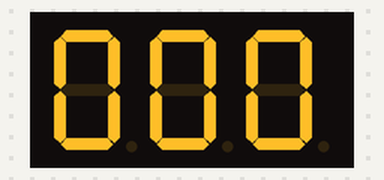
This sketch was run on a simulated Arduino Uno, built with avr-gcc and run on an emulated ATmega328P. Parts: 3-digit seven-segment display. Wiring (inferred from the names in the program): 3-digit 7-segment display, segments lit when HIGH: segments pin 11, pin 7, pin 4, pin 2, pin 1, pin 10, pin 5, pin 3; digit selects pin 12, pin 9, pin 8. The segment pins are drawn as the display they are named for.

Above: at 0.1 s.
At 5.1 s:
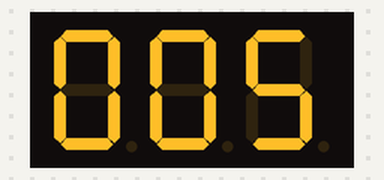
At 9.2 s:
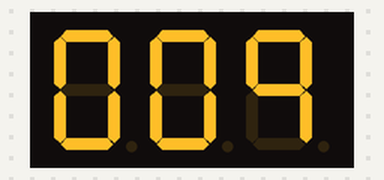
At 18.2 s:
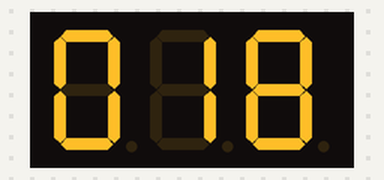
At 28.3 s:
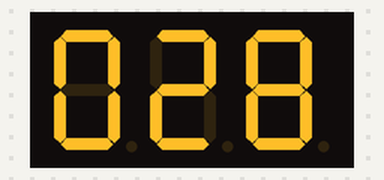
At 38.3 s:
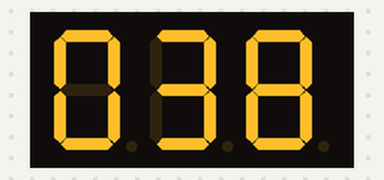

The sketch:

Timmer_for_3_Digit_Seven_segment.ino
```cpp
#include <SevSeg.h>

int pinA = 11;
int pinB = 7;
int pinC = 4;
int pinD = 2;
int pinE = 1;
int pinF = 10;
int pinG = 5;
int pinDP = 3;
int D1 = 12;
int D2 = 9;
int D3 = 8;
int sec1 = 0;
int sec2 = 0;
int sec3 = 0;
unsigned long int previousMillis = 0;
const unsigned long interval = 1000;

void setup() {
  pinMode(pinA, OUTPUT);
  pinMode(pinB, OUTPUT);
  pinMode(pinC, OUTPUT);
  pinMode(pinD, OUTPUT);
  pinMode(pinE, OUTPUT);
  pinMode(pinF, OUTPUT);
  pinMode(pinG, OUTPUT);
  pinMode(pinDP, OUTPUT);
  pinMode(D1, OUTPUT);
  pinMode(D2, OUTPUT);
  pinMode(D3, OUTPUT);
}

void loop() {

  unsigned long currentMillis = millis();
  if (currentMillis - previousMillis >= interval) {
    previousMillis = currentMillis;

    sec3++;
    if (sec3 == 10){
      sec3 = 0;
      sec2++;
      if (sec2 == 10){
        sec2 = 0;
        sec1++;
        if (sec1 == 10){
          sec1 = 0;
        }
      }
    }
  }

  digit1();
  led(sec1);
  delay(3);

  digit2();
  led(sec2);
  delay(3);

  digit3();
  led(sec3);
  delay(3);
}

void led(int digit) {
  switch (digit) {
    case 0:
      zero();
      break;
    case 1:
      one();
      break;
    case 2:
      two();
      break;
    case 3:
      three();
      break;
    case 4:
      four();
      break;
    case 5:
      five();
      break;
    case 6:
      six();
      break;
    case 7:
      seven();
      break;
    case 8:
      eight();
      break;
    case 9:
      nine();
      break;
  }
}

void zero() {
  digitalWrite(pinA, HIGH);
  digitalWrite(pinB, HIGH);
  digitalWrite(pinC, HIGH);
  digitalWrite(pinD, HIGH);
  digitalWrite(pinE, HIGH);
  digitalWrite(pinF, HIGH);
  digitalWrite(pinG, LOW);
}

void one() {
  digitalWrite(pinA, LOW);
  digitalWrite(pinB, HIGH);
  digitalWrite(pinC, HIGH);
  digitalWrite(pinD, LOW);
  digitalWrite(pinE, LOW);
  digitalWrite(pinF, LOW);
  digitalWrite(pinG, LOW);
}
void two() {
  digitalWrite(pinA, HIGH);
  digitalWrite(pinB, HIGH);
  digitalWrite(pinC, LOW);
  digitalWrite(pinD, HIGH);
  digitalWrite(pinE, HIGH);
  digitalWrite(pinF, LOW);
  digitalWrite(pinG, HIGH);
}

void three() {
  digitalWrite(pinA, HIGH);
  digitalWrite(pinB, HIGH);
  digitalWrite(pinC, HIGH);
  digitalWrite(pinD, HIGH);
  digitalWrite(pinE, LOW);
  digitalWrite(pinF, LOW);
  digitalWrite(pinG, HIGH);
}

void four() {
  digitalWrite(pinA, LOW);
  digitalWrite(pinB, HIGH);
  digitalWrite(pinC, HIGH);
  digitalWrite(pinD, LOW);
  digitalWrite(pinE, LOW);
  digitalWrite(pinF, HIGH);
  digitalWrite(pinG, HIGH);
}

void five() {
  digitalWrite(pinA, HIGH);
  digitalWrite(pinB, LOW);
  digitalWrite(pinC, HIGH);
  digitalWrite(pinD, HIGH);
  digitalWrite(pinE, LOW);
  digitalWrite(pinF, HIGH);
  digitalWrite(pinG, HIGH);
}

void six() {
  digitalWrite(pinA, HIGH);
  digitalWrite(pinB, LOW);
  digitalWrite(pinC, HIGH);
  digitalWrite(pinD, HIGH);
  digitalWrite(pinE, HIGH);
  digitalWrite(pinF, HIGH);
  digitalWrite(pinG, HIGH);
}

void seven() {
  digitalWrite(pinA, HIGH);
  digitalWrite(pinB, HIGH);
  digitalWrite(pinC, HIGH);
  digitalWrite(pinD, LOW);
  digitalWrite(pinE, LOW);
  digitalWrite(pinF, LOW);
  digitalWrite(pinG, LOW);
}

void eight() {
  digitalWrite(pinA, HIGH);
  digitalWrite(pinB, HIGH);
  digitalWrite(pinC, HIGH);
  digitalWrite(pinD, HIGH);
  digitalWrite(pinE, HIGH);
  digitalWrite(pinF, HIGH);
  digitalWrite(pinG, HIGH);
}

void nine() {
  digitalWrite(pinA, HIGH);
  digitalWrite(pinB, HIGH);
  digitalWrite(pinC, HIGH);
  digitalWrite(pinD, LOW);
  digitalWrite(pinE, LOW);
  digitalWrite(pinF, HIGH);
  digitalWrite(pinG, HIGH);
}

void digit1() {
  digitalWrite(D1, LOW);
  digitalWrite(D2, HIGH);
  digitalWrite(D3, HIGH);
}

void digit2() {
  digitalWrite(D1, HIGH);
  digitalWrite(D2, LOW);
  digitalWrite(D3, HIGH);
}

void digit3() {
  digitalWrite(D1, HIGH);
  digitalWrite(D2, HIGH);
  digitalWrite(D3, LOW);
}
```

Measured:
- what the display in image 0 shows lasts 1.1 s, from 0.0 s to 1.1 s
